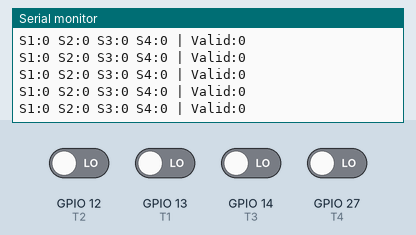
Recording of a sketch running on a simulated ESP32. Shown: the last lines printed to the serial monitor. Inputs (shaded band) come from the test bench; at power-on: GPIO 12 (T2), GPIO 13 (T1), GPIO 14 (T3), GPIO 27 (T4) LOW. WiFi joins after 1.5 s; servers stay silent unless stated.

Above: at 3.0 s.
3.1 s: GPIO 12 (T2) driven HIGH
At 3.36 s:
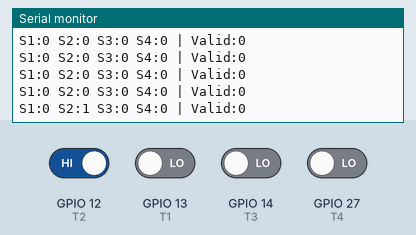
4.6 s: GPIO 13 (T1) driven HIGH
At 4.76 s:
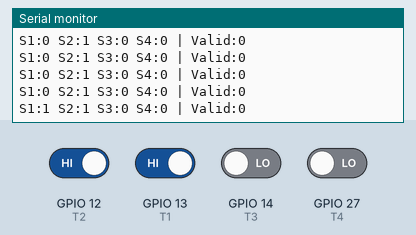
6.1 s: GPIO 14 (T3) driven HIGH
At 6.36 s:
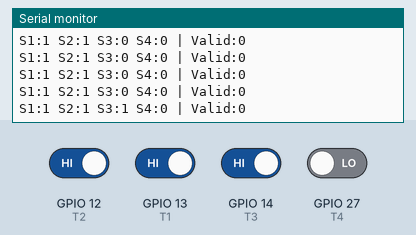
7.6 s: GPIO 27 (T4) driven HIGH
At 7.76 s:
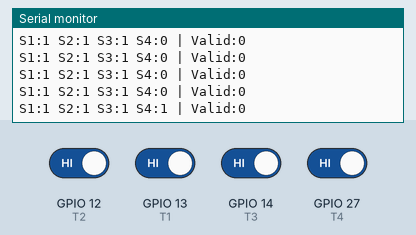
9.1 s: GPIO 12 (T2) driven LOW
At 9.36 s:
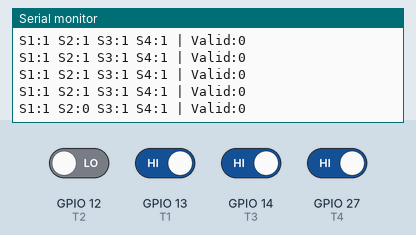
10.6 s: GPIO 13 (T1) driven LOW
At 10.76 s:
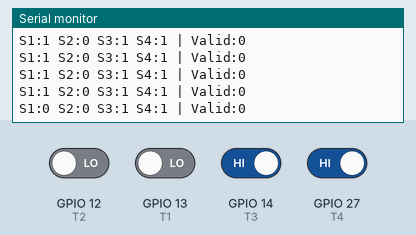

Measured:
- after the input at 3.1 s, the serial monitor: prints a new line after 0.10 s (image 1)
- after the input at 4.6 s, the serial monitor: prints a new line at once (image 2)
- after the input at 6.1 s, the serial monitor: prints a new line after 0.11 s (image 3)
- after the input at 7.6 s, the serial monitor: prints a new line at once (image 4)
- after the input at 9.1 s, the serial monitor: prints a new line after 0.11 s (image 5)
- after the input at 10.6 s, the serial monitor: prints a new line at once (image 6)

The sketch:

tocuh.ino
```cpp
#define BLYNK_TEMPLATE_ID "TMPL3ZyoS5Roy"
#define BLYNK_TEMPLATE_NAME "BAJRMAN"
#define BLYNK_AUTH_TOKEN "JBq2q2-w4piicOXDk-_A7QibJwIspfhp"

#include <WiFi.h>
#include <BlynkSimpleEsp32.h>

char ssid[] = "ESP32TEST";
char pass[] = "12345678";

// Touch sensor pins (GPIO)
#define T1 13
#define T2 12
#define T3 14
#define T4 27

BlynkTimer timer;

bool lastMainState = false;
bool invalidTimerStarted = false;
unsigned long invalidStartTime = 0;

void checkLogic()
{
  // Read sensors (change to !digitalRead if sensors are active LOW)
  int s1 = digitalRead(T1);
  int s2 = digitalRead(T2);
  int s3 = digitalRead(T3);
  int s4 = digitalRead(T4);

  // Send raw sensor values to dashboard
  Blynk.virtualWrite(V0, s1);
  Blynk.virtualWrite(V1, s2);
  Blynk.virtualWrite(V2, s3);
  Blynk.virtualWrite(V3, s4);

  bool validState = false;

  // VALID conditions:
  // (1 & 3 only) OR (2 & 4 only)
  if (s1 && s3 && !s2 && !s4)
    validState = true;

  if (s2 && s4 && !s1 && !s3)
    validState = true;

  // Control main light (V10)
  if (validState != lastMainState)
  {
    Blynk.virtualWrite(V10, validState);
    lastMainState = validState;
  }

 static unsigned long lastInvalidDetected = 0;
static bool eventSent = false;

bool invalidState = !validState && (s1 || s2 || s3 || s4);

if (invalidState)
{
  lastInvalidDetected = millis();

  if (!eventSent && (millis() - invalidStartTime >= 10000))
  {
    Serial.println("INVALID TRIGGERED");
    Blynk.logEvent("invalid_state", "Please Wear Seat Belt Properly!");
    eventSent = true;
  }

  if (!invalidTimerStarted)
  {
    invalidTimerStarted = true;
    invalidStartTime = millis();
  }
}
else
{
  // Only reset if no invalid detected for 2 seconds
  if (millis() - lastInvalidDetected > 2000)
  {
    invalidTimerStarted = false;
    eventSent = false;
  }
}
  // Debug output
  Serial.printf("S1:%d S2:%d S3:%d S4:%d | Valid:%d\n", s1, s2, s3, s4, validState);
}

void setup()
{
  Serial.begin(115200);

  pinMode(T1, INPUT);
  pinMode(T2, INPUT);
  pinMode(T3, INPUT);
  pinMode(T4, INPUT);

  Blynk.begin(BLYNK_AUTH_TOKEN, ssid, pass);

  timer.setInterval(200L, checkLogic);
}

void loop()
{
  Blynk.run();
  timer.run();
}
```
